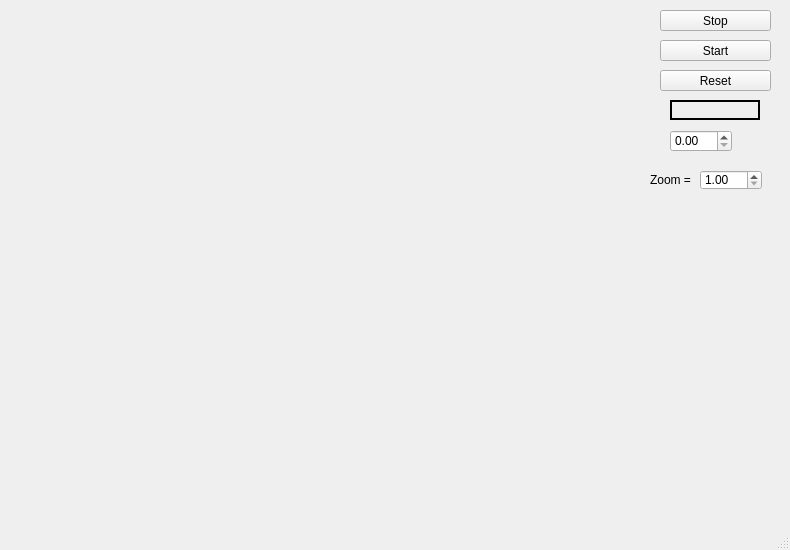
<?xml version="1.0" encoding="UTF-8"?>
<ui version="4.0">
 <class>MainWindow</class>
 <widget class="QMainWindow" name="MainWindow">
  <property name="geometry">
   <rect>
    <x>0</x>
    <y>0</y>
    <width>790</width>
    <height>550</height>
   </rect>
  </property>
  <property name="windowTitle">
   <string>MainWindow</string>
  </property>
  <widget class="QWidget" name="centralWidget">
   <widget class="QLabel" name="picture">
    <property name="geometry">
     <rect>
      <x>0</x>
      <y>0</y>
      <width>640</width>
      <height>480</height>
     </rect>
    </property>
    <property name="text">
     <string/>
    </property>
   </widget>
   <widget class="QPushButton" name="stop_button">
    <property name="geometry">
     <rect>
      <x>660</x>
      <y>10</y>
      <width>111</width>
      <height>21</height>
     </rect>
    </property>
    <property name="text">
     <string>Stop</string>
    </property>
   </widget>
   <widget class="QPushButton" name="strat_button">
    <property name="geometry">
     <rect>
      <x>660</x>
      <y>40</y>
      <width>111</width>
      <height>21</height>
     </rect>
    </property>
    <property name="text">
     <string>Start</string>
    </property>
   </widget>
   <widget class="QPushButton" name="reset_button">
    <property name="geometry">
     <rect>
      <x>660</x>
      <y>70</y>
      <width>111</width>
      <height>21</height>
     </rect>
    </property>
    <property name="text">
     <string>Reset</string>
    </property>
   </widget>
   <widget class="QLabel" name="result">
    <property name="geometry">
     <rect>
      <x>670</x>
      <y>100</y>
      <width>90</width>
      <height>20</height>
     </rect>
    </property>
    <property name="frameShape">
     <enum>QFrame::WinPanel</enum>
    </property>
    <property name="text">
     <string/>
    </property>
   </widget>
   <widget class="QDoubleSpinBox" name="line_value">
    <property name="geometry">
     <rect>
      <x>670</x>
      <y>130</y>
      <width>62</width>
      <height>22</height>
     </rect>
    </property>
   </widget>
   <widget class="QLabel" name="label">
    <property name="geometry">
     <rect>
      <x>650</x>
      <y>170</y>
      <width>45</width>
      <height>20</height>
     </rect>
    </property>
    <property name="text">
     <string>Zoom =</string>
    </property>
   </widget>
   <widget class="QDoubleSpinBox" name="zoom_value">
    <property name="geometry">
     <rect>
      <x>700</x>
      <y>170</y>
      <width>62</width>
      <height>20</height>
     </rect>
    </property>
    <property name="minimum">
     <double>1.000000000000000</double>
    </property>
    <property name="maximum">
     <double>5.000000000000000</double>
    </property>
    <property name="value">
     <double>1.000000000000000</double>
    </property>
   </widget>
   <widget class="QLabel" name="zoom_picture">
    <property name="geometry">
     <rect>
      <x>790</x>
      <y>0</y>
      <width>640</width>
      <height>480</height>
     </rect>
    </property>
    <property name="text">
     <string/>
    </property>
   </widget>
  </widget>
  <widget class="QMenuBar" name="menuBar">
   <property name="geometry">
    <rect>
     <x>0</x>
     <y>0</y>
     <width>790</width>
     <height>20</height>
    </rect>
   </property>
  </widget>
  <widget class="QStatusBar" name="statusBar"/>
 </widget>
 <layoutdefault spacing="6" margin="11"/>
 <resources/>
 <connections/>
</ui>
